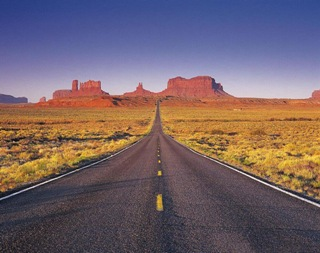
#> input picture road.jpg, 320 x 253 px
$ python road_lane_detector_vid32.py
#> lines starting #> are read from the running program, lines starting #| are printed output that depends on the picture; after the words box and inside, x2 and y2 are one past the last pixel; in counts of white or black regions, pixels touching at a corner belong together
import matplotlib.pyplot as plt
import cv2
import numpy as np

def region_of_interest(img, vertices):
    mask = np.zeros_like(img)
    # channel_count = img.shape[2]
    match_mask_color = 255  #, ) * channel_count
    cv2.fillPoly(mask, vertices, match_mask_color)
    masked_image = cv2.bitwise_and(img, mask)
    return masked_image

def draw_the_lines(img, lines):
    img = np.copy(img)
    blank_image = np.zeros((img.shape[0], img.shape[1], 3), dtype=np.uint8)

    for line in lines:
        for x1, y1, x2, y2 in line:
            cv2.line(blank_image, (x1, y1), (x2, y2), (0,255,0), thickness=3)


    img = cv2.addWeighted(img, 0.8, blank_image,  1, 0.0)
    return img

image = cv2.imread('road.jpg')
#> image is the input picture: shape (253, 320, 3); mean B, G, R 105.3, 99.4, 117.3
image = cv2.cvtColor(image, cv2.COLOR_BGR2RGB)

print(image.shape)
#| (253, 320, 3)
height = image.shape[0]
#> height = 253
width = image.shape[1]
#> width = 320

region_of_interest_vertices = [

    # (0, height),
    # (width/2, height/2),
    # (width,height)

    (120, height),
    (width / 2, height / 2),
    (width, 180)
]
#> region_of_interest_vertices = [(120, 253), (160, 126.5), (320, 180)]

gray_image = cv2.cvtColor(image, cv2.COLOR_RGB2GRAY)
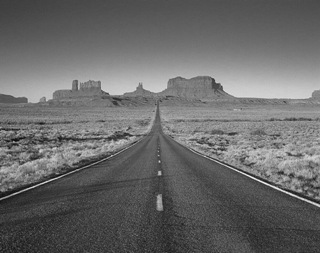
#> gray_image: shape (253, 320); min 12, max 245, mean 105.4
canny_image = cv2.Canny(gray_image, 100, 150)
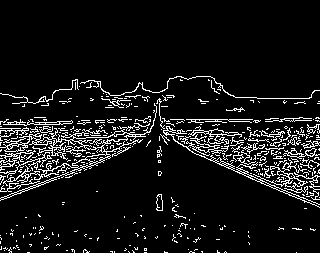
#> canny_image: shape (253, 320); 8.8% white in thin lines or dots, all inside (x1, y1, x2, y2) = (0, 76, 320, 253)

cropped_image = region_of_interest(canny_image,
        np.array([region_of_interest_vertices], np.int32))
#> in region_of_interest, `cv2.fillPoly(mask, vertices, match_mask_color)`:
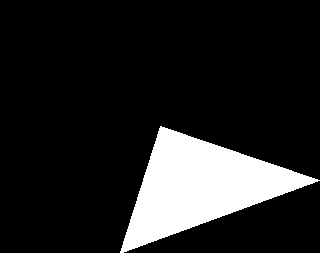
#> mask: shape (253, 320); 14.1% white; 1 white region, box (x1, y1, x2, y2) and area: (120, 126, 320, 253) 11412
#> in region_of_interest, `masked_image = cv2.bitwise_and(img, mask)`:
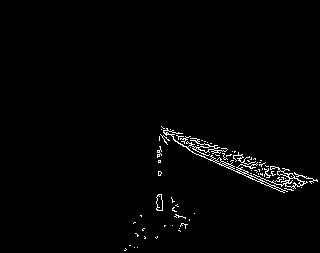
#> masked_image: shape (253, 320); 1.5% white in thin lines or dots, all inside (x1, y1, x2, y2) = (124, 126, 318, 251)
lines = cv2.HoughLinesP(cropped_image, rho=6, theta=np.pi/60, threshold=160, lines=np.array([]), minLineLength=40, maxLineGap=25)
#> lines = [[159, 136, 303, 183], [164, 130, 304, 183], [164, 133, 266, 185], [162, 136, 294, 172], [166, 135, 288, 189], [167, 130, 305, 183], [173, 137, 301, 187], [205, 141, 313, 182], [192, 152, 280, 191], [198, 154, 297, 186], [220, 158, 294, 187]]

image_with_lines = draw_the_lines(image, lines)
#> the loop in draw_the_lines, `for line in lines:` made 11 passes
#> after the loop in draw_the_lines, `for line in lines:`:
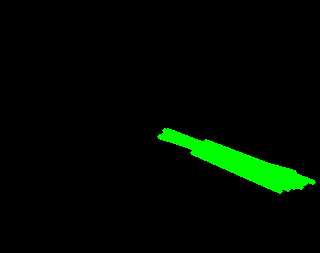
#> blank_image: shape (253, 320, 3); mean of channels 0, 1, 2 0, 9.6, 0; drawn as B, G, R
#> in draw_the_lines, `img = cv2.addWeighted(img, 0.8, blank_image,  1, 0.0)`:
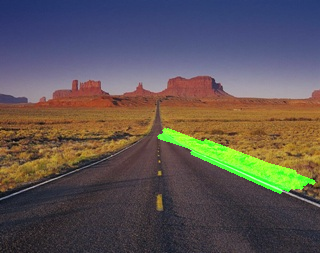
#> img: shape (253, 320, 3); mean R, G, B 93.9, 85.6, 84.2

plt.imshow(image_with_lines)
plt.show()

$ run again, with bloodcell.jpg copied over road.jpg
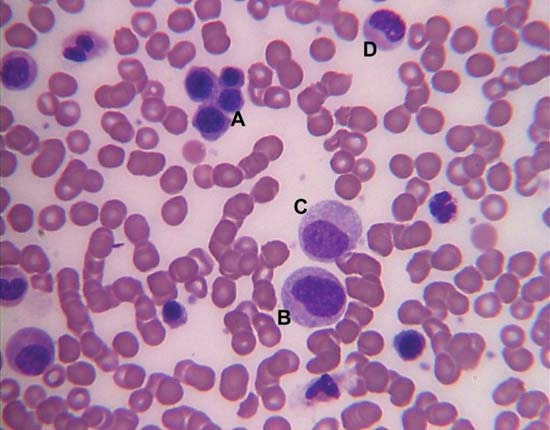
#> input picture bloodcell.jpg, 550 x 430 px
#> image is the input picture: shape (430, 550, 3); mean B, G, R 164.7, 127.6, 174
#| (430, 550, 3)
#> `canny_image = cv2.Canny(gray_image, 100, 150)`:
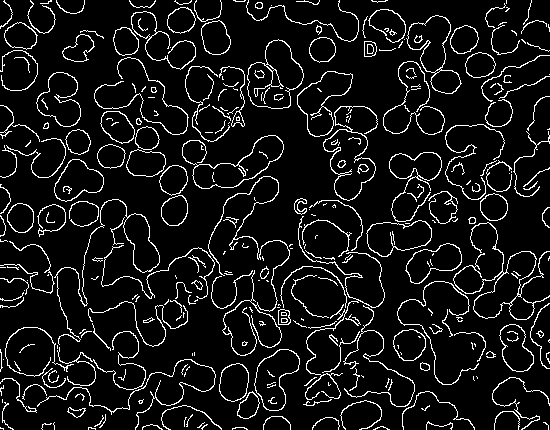
#> canny_image: shape (430, 550); 8.6% white in thin lines or dots
#> mask: shape (430, 550); 11.5% white; 1 white region, box (x1, y1, x2, y2) and area: (120, 180, 550, 430) 27190
#> masked_image: shape (430, 550); 1.1% white in thin lines or dots, all inside (x1, y1, x2, y2) = (136, 182, 540, 420)
#> lines = 51 rows, first 6: [232, 348, 302, 303], [390, 232, 473, 190], [136, 414, 303, 306], [341, 285, 397, 248], [224, 328, 292, 293], [213, 301, 456, 208]
#> the loop in draw_the_lines, `for line in lines:` made 51 passes
#> in draw_the_lines, `img = cv2.addWeighted(img, 0.8, blank_image,  1, 0.0)`:
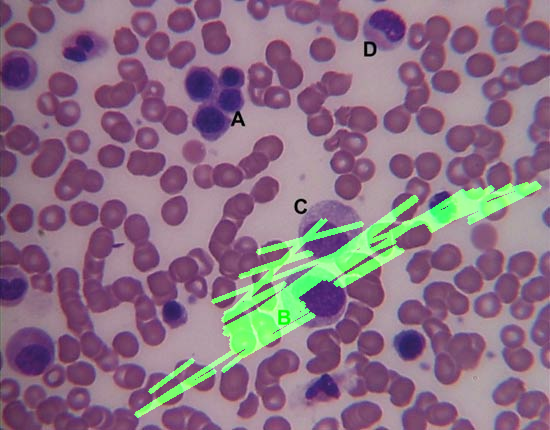
#> img: shape (430, 550, 3); mean R, G, B 139.2, 111.5, 131.8
